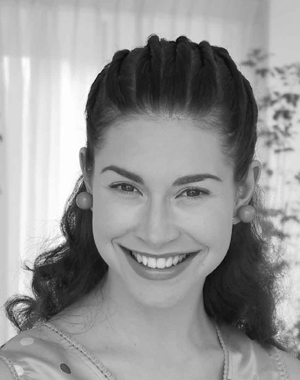
%> input picture komputerowePrzetwarzanieObrazu/zaj5/portret.jpg, 300 x 380 px
$ octave p3.m   (GNU Octave 9; MATLAB toolbox functions it lacks are replaced by stand-ins)
%> lines starting %> are read from the running program, lines starting %| are printed output that depends on the picture; in (x1, y1, x2, y2) boxes, pixels count from 0 and x2, y2 are one past the last pixel; in counts of white or black regions, pixels touching at a corner belong together; the program's own positions count from 1
L1=imread('portret.jpg');
%> L1 is the input picture: size 380x300 uint8; min 5, max 255, mean 149.8
L1=double(L1)/255;
%> L1: size 380x300 double
figure;
imshow(L1);
L2=L1+0.5;
figure;
imshow(L2);
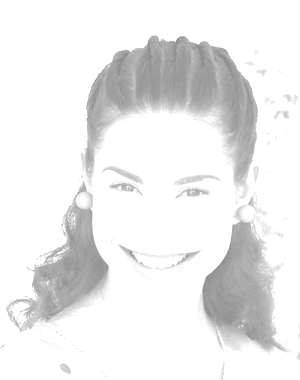
%> displayed picture: size 380x300, on the screen's scale of 0 to 255; min 133, max 255, mean 236
L3=((L2>1)-0.5);
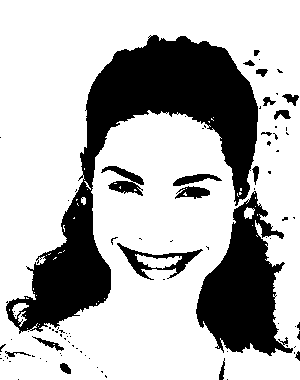
%> L3: size 380x300 double; values -0.5 (black) and 0.5 (white), 71.3% white; 92 black regions (73 under 20 px), largest, box (x1, y1, x2, y2) and area: (6, 35, 258, 334) 21243, (196, 191, 293, 356) 8323, (117, 243, 203, 280) 849
figure;
imshow(L3)

$ run again, with komputerowePrzetwarzanieObrazu/zaj5/3.jpg copied over komputerowePrzetwarzanieObrazu/zaj5/portret.jpg
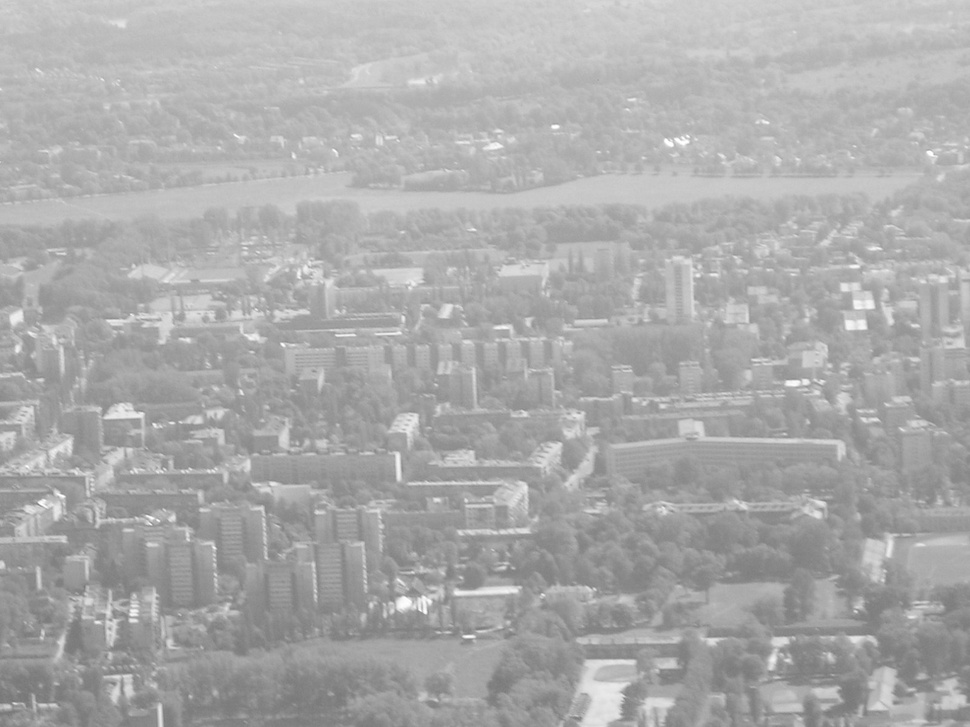
%> input picture komputerowePrzetwarzanieObrazu/zaj5/3.jpg, 970 x 727 px, shrunk from 1600 x 1200 before the run
%> L1 is the input picture: size 727x970 uint8; min 116, max 255, mean 170.6
%> L1: size 727x970 double
%> `L2=L1+0.5;`:
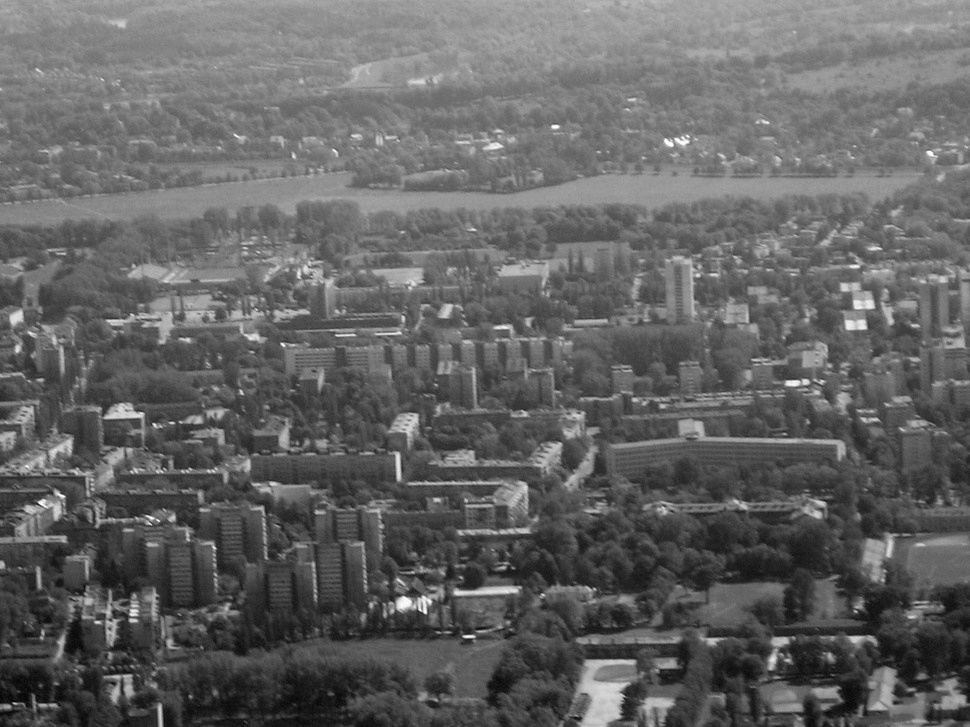
%> L2: size 727x970 double; min 0.955, max 1.5, mean 1.17; drawn with min black and max white
%> `L3=((L2>1)-0.5);`:
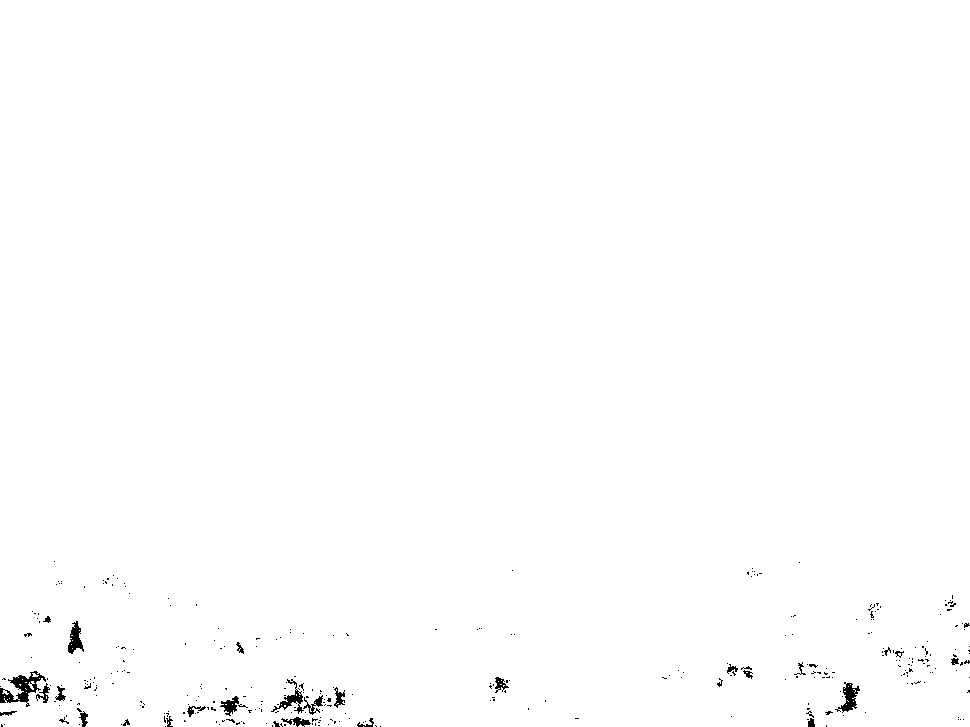
%> L3: size 727x970 double; values -0.5 (black) and 0.5 (white), 99.4% white; 333 black regions (303 under 20 px), largest, box (x1, y1, x2, y2) and area: (0, 671, 46, 707) 614, (835, 682, 860, 713) 320, (271, 679, 304, 714) 285
